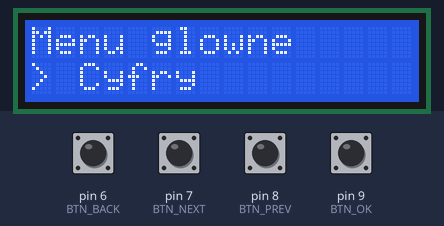
Bench run of a sketch on a simulated Arduino Uno, built with avr-gcc and run on an emulated ATmega328P. Shown: 16×2 character LCD. The inputs (shaded band) are chosen by the test bench; at power-on: pin 6 (BTN_BACK), pin 7 (BTN_NEXT), pin 8 (BTN_PREV), pin 9 (BTN_OK) HIGH.

Above: at 1.2 s.
1.3 s: pin 7 (BTN_NEXT) pulled LOW for 0.15 s
At 1.6 s:
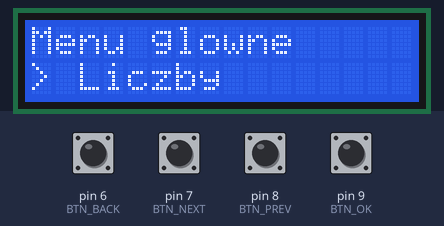
2.9 s: pin 8 (BTN_PREV) pulled LOW for 1 s
At 4.7 s:
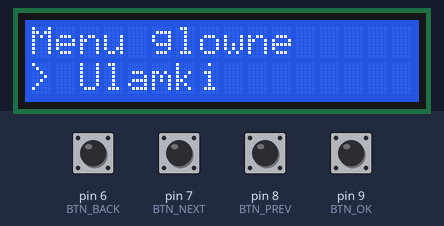
5.4 s: pin 9 (BTN_OK) pulled LOW for 0.15 s
At 5.9 s:
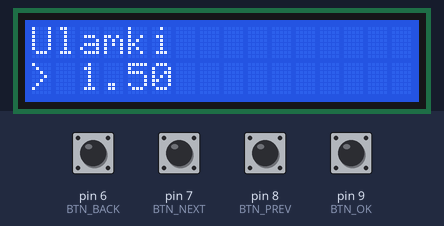
7.0 s: pin 7 (BTN_NEXT) pulled LOW for 1 s
At 9.1 s:
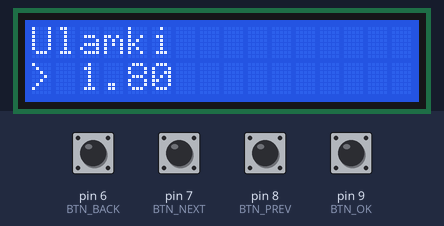
9.5 s: pin 6 (BTN_BACK) pulled LOW for 0.15 s
At 10.2 s:
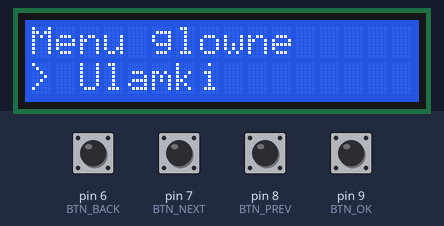
11.1 s: pin 8 (BTN_PREV) pulled LOW for 0.15 s
At 11.4 s:
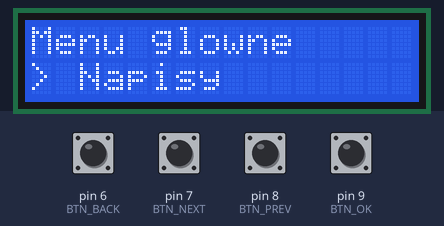
Timing chart, 0 to 13.7 s (numbered marks = the images above; inputs shaded):
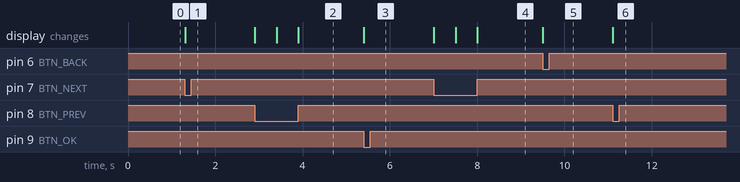

Measured:
- after the input at 1.3 s, the display: changes at once (image 1)
- after the input at 2.9 s, the display: first changes at once (image 2 shows a later state)
- after the input at 5.4 s, the display: changes at once (image 3)
- after the input at 7.0 s, the display: first changes at once (image 4 shows a later state)
- after the input at 9.5 s, the display: changes at once (image 5)
- after the input at 11.1 s, the display: changes at once (image 6)

The sketch:

Menu.ino
```cpp
#include <LiquidCrystal.h>

#include <Wire.h>

const int rs = 12, en = 11, d4 = 5, d5 = 4, d6 = 3, d7 = 2; //inicjalizacja biblioteki LCD przez powiązanie wymaganych pinów LCD...
LiquidCrystal lcd(rs, en, d4, d5, d6, d7);  //...z pinami ARD do których są podłączone

#define BTN_BACK  6
#define BTN_NEXT  7
#define BTN_PREV  8
#define BTN_OK    9

typedef struct {
  String label;
  int minVal;
  int maxVal;
  int currentVal;
  void (*handler)();
} STRUCT_MENUPOS;

typedef enum {
  BACK, NEXT, PREV, OK, NONE
} ENUM_BUTTON;

STRUCT_MENUPOS menu[5];

int currentMenuPos = 0;
int menuSize;
bool isInLowerLevel = false;
int tempVal;

void setup() {
  Serial.begin(9600);
  lcd.begin(16, 2);


  pinMode(BTN_NEXT, INPUT_PULLUP);
  pinMode(BTN_PREV, INPUT_PULLUP);
  pinMode(BTN_BACK, INPUT_PULLUP);
  pinMode(BTN_OK, INPUT_PULLUP);

  menu[0] = {"Cyfry", 0, 9, 5, NULL};
  menu[1] = {"Liczby", 10, 1000, 15, NULL};
  menu[2] = {"Napisy", 0, 2, 0, formatNapisy};
  menu[3] = {"Ulamki", 0, 30, 15, formatUlamki};
  menu[4] = {"Port szer.", 0, 0, 0, actionPortSzeregowy};

  menuSize = sizeof(menu)/sizeof(STRUCT_MENUPOS);
}

void loop() {
  drawMenu();
}

ENUM_BUTTON getButton() {
  if(!digitalRead(BTN_BACK)) return BACK;
  if(!digitalRead(BTN_NEXT)) return NEXT;
  if(!digitalRead(BTN_PREV)) return PREV;
  if(!digitalRead(BTN_OK)) return OK;

  return NONE;
}

void drawMenu() {
  static unsigned long lastRead = 0;
  static ENUM_BUTTON lastPressedButton = OK;
  static unsigned int isPressedSince = 0;
  int autoSwitchTime = 500;

  ENUM_BUTTON pressedButton = getButton();

  if(pressedButton == NONE && lastRead != 0) {
    isPressedSince = 0;
    return;
  }
  if(pressedButton != lastPressedButton) {
    isPressedSince = 0;
  }

  if(isPressedSince > 3) autoSwitchTime = 70;
  if(lastRead != 0 && millis() - lastRead < autoSwitchTime && pressedButton == lastPressedButton) return;

  isPressedSince++;
  lastRead = millis();
  lastPressedButton = pressedButton;

  switch(pressedButton) {
    case NEXT: handleNext(); break;
    case PREV: handlePrev(); break;
    case BACK: handleBack(); break;
    case OK: handleOk(); break;
  }

  lcd.home();
  lcd.clear();
  if(isInLowerLevel) {
    lcd.print(menu[currentMenuPos].label);
    lcd.setCursor(0, 1);
    lcd.print(F("> "));

    if(menu[currentMenuPos].handler != NULL) {
      (*(menu[currentMenuPos].handler))();
    } else {
      lcd.print(tempVal);
    }
  } else {
    lcd.print(F("Menu glowne"));
    lcd.setCursor(0, 1);
    lcd.print(F("> "));

    lcd.print(menu[currentMenuPos].label);
  }
}

void handleNext() {
  if(isInLowerLevel) {
    tempVal++;
    if(tempVal > menu[currentMenuPos].maxVal) tempVal = menu[currentMenuPos].maxVal;
  } else {
    currentMenuPos = (currentMenuPos + 1) % menuSize;
  }
}

void handlePrev() {
  if(isInLowerLevel) {
    tempVal--;
    if(tempVal < menu[currentMenuPos].minVal) tempVal = menu[currentMenuPos].minVal;
  } else {
    currentMenuPos--;
    if(currentMenuPos < 0) currentMenuPos = menuSize - 1;
  }
}

void handleBack() {
  if(isInLowerLevel) {
    isInLowerLevel = false;
  }
}

void handleOk() {
  if(menu[currentMenuPos].handler != NULL && menu[currentMenuPos].maxVal <= menu[currentMenuPos].minVal) {
    (*(menu[currentMenuPos].handler))();
    return;
  }
  if(isInLowerLevel) {
    menu[currentMenuPos].currentVal = tempVal;
    isInLowerLevel = false;
  } else {
    tempVal = menu[currentMenuPos].currentVal;
    isInLowerLevel = true;
  }
}

/* Funkcje-uchwyty użytkownika */
void actionPortSzeregowy() {
  Serial.println("Wywolano akcje: Port szeregowy");
  lcd.print("Wywolano akcje: Port szeregowy");
}

void formatNapisy() {
  String dictonary[] = {"Napis 1", "Napis 2", "Napis 3 :)"};
  lcd.print(dictonary[tempVal]);
}

void formatUlamki() {
  lcd.print(tempVal / 10.0);
}
```
